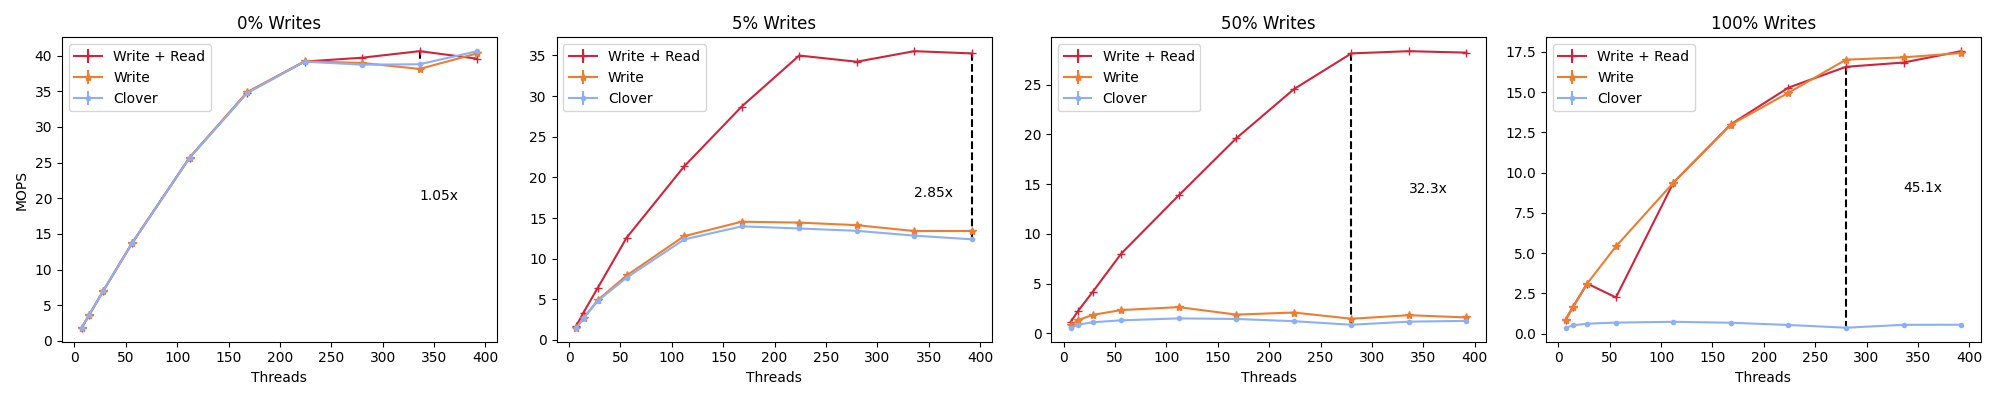

This figure's Python source:
import matplotlib
import matplotlib.pyplot as plt
from statistics import mean
import numpy as np
from common import *

fig, (ax1, ax2, ax3, ax4) = plt.subplots(1,4, figsize=(20,4))

def tput_err(ax,rws,ws, clover):
    scale_mil(rws)
    scale_mil(ws)
    scale_mil(clover)
    ax.errorbar(rws["threads"],rws["ops"],rws["err"],label=read_write_steering_label, marker=read_write_steering_marker, color=read_write_steering_color)
    ax.errorbar(ws["threads"],ws["ops"],ws["err"],label=write_steering_label,marker=write_steering_marker,color=write_steering_color)
    ax.errorbar(clover["threads"],clover["ops"],clover["err"],label=default_clover_label,marker=default_clover_marker, color=default_clover_color)

    plot_max_improvement(ax,rws,clover,"threads")

    #ax.set_yscale("log")
    ax.legend(loc='upper left', ncol=1)
    ax.set_xlabel('Threads')



####################### YCSB C
avg_ops=[1829774,3577880,7008356,13684405,25656091,34720826,39142324,38713784,38770952,40600024,]
threads=[7,14,28,56,112,168,224,280,336,392,]
std=[0,0,0,0,0,0,0,0,0,0,]
clover_with_buffering_C= {"ops": avg_ops,"threads": threads, "err": std}
avg_ops=[1836632,3572209,7003510,13673092,25654763,34857976,39180515,38957292,38117704,40295512,]
threads=[7,14,28,56,112,168,224,280,336,392,]
std=[0,0,0,0,0,0,0,0,0,0,]
write_steering_C=        {"ops": avg_ops,"threads": threads, "err": std}
avg_ops=[1832205,3567680,7009575,13703432,25692824,34795712,39152679,39690996,40607492,39555924,]
threads=[7,14,28,56,112,168,224,280,336,392,]
std=[0,0,0,0,0,0,0,0,0,0,]
read_write_steering_C=   {"ops": avg_ops,"threads": threads, "err": std}
tput_err(ax1,read_write_steering_C,write_steering_C,clover_with_buffering_C)

ax1.set_title('0% Writes')
ax1.set_ylabel('MOPS')

####################### YCSB B
avg_ops=[1487724,2655252,4818364,7666020,12365564,13979169,13716786,13427863,12837368,12382960,]
threads=[7,14,28,56,112,168,224,280,336,392,]
std=[0,0,0,0,0,0,0,0,0,0,]
clover_with_buffering_B= {"ops": avg_ops,"threads": threads, "err": std}
# 1500840,7,250,1.00,5,100,375210,0,0,0,0,0,182427796,0,1683868,0,1
# 2680607,14,250,1.00,5,100,670912,0,0,0,0,0,345258228,0,3152802,0,1
# 4929508,28,250,1.00,5,100,1232377,0,0,0,0,0,667922752,0,6033988,0,1
# 7935485,56,250,1.00,5,100,1987274,0,0,0,0,0,1264196434,0,11110037,0,1
# 12774234,112,251,1.00,5,100,3195360,0,0,0,0,0,2338405882,0,20100933,0,1
# 14548308,168,250,1.00,5,100,3641200,0,0,0,0,0,3106151424,0,26145490,0,1
# 14439633,224,250,1.00,5,100,3612079,0,0,0,0,0,3469483412,0,28782648,0,1
# 12124372,280,250,1.00,5,100,3031093,0,0,0,0,0,3539320848,0,28755976,0,1
# 13402903,336,250,1.00,5,100,3352952,0,0,0,0,0,3731373590,0,30465537,0,1
avg_ops=[1500840,2680607,4929508,7935485,12774234,14548308,14439633,14124372,13402903,13402903,]
threads=[7,14,28,56,112,168,224,280,336,392,]
std=[0,0,0,0,0,0,0,0,0,0,]
write_steering_B=        {"ops": avg_ops,"threads": threads, "err": std}

# 1748703,7,250,1.00,5,100,437176,0,0,0,0,0,188300832,0,1783362,0,1
# 3377649,14,250,1.00,5,100,844900,0,0,0,0,0,364164222,0,3450665,0,1
# 6438944,28,250,1.00,5,100,1610656,0,0,0,0,0,692295860,0,6555284,0,1
# 12586564,56,250,1.00,5,100,3146641,0,0,0,0,0,1353824848,0,12823264,0,1
# 21354096,112,250,1.00,5,100,5338524,0,0,0,0,0,2288911800,0,21648318,0,1
# 28715113,168,250,1.00,5,100,7186904,0,0,0,0,0,3085846228,0,29143364,0,1
# 34991652,224,250,1.00,5,100,8752841,0,0,0,0,0,3850601424,0,36200454,0,1

avg_ops=[1748703,3377649,6438944,12586564,21354096,28715113,34991652,34230195,35529061,35252996,]
threads=[7,14,28,56,112,168,224,280,336,392,]
std=[0,0,0,0,0,0,0,0,0,0,]
read_write_steering_B=   {"ops": avg_ops,"threads": threads, "err": std}

tput_err(ax2,read_write_steering_B,write_steering_B,clover_with_buffering_B)
ax2.set_title('5% Writes')
#ax1.set_ylim(top=350)


####################### YCSB A
avg_ops=[554788,877068,1120964,1312144,1509604,1450528,1226730,870612,1180566,1257288,]
threads=[7,14,28,56,112,168,224,280,336,392,]
std=[0,0,0,0,0,0,0,0,0,0,]
clover_with_buffering_A={"ops": avg_ops,"threads": threads, "err": std}
avg_ops=[815460,1331156,1858488,2343504,2639795,1886740,2098574,1471908,1830812,1602349,]
threads=[7,14,28,56,112,168,224,280,336,392,]
std=[0,0,0,0,0,0,0,0,0,0,]
write_steering_A={"ops": avg_ops,"threads": threads, "err": std}
avg_ops=[1194607,2264604,4147258,8024861,13868472,19604656,24528677,28124268,28348060,28201180,]
threads=[7,14,28,56,112,168,224,280,336,392,]
std=[0,0,0,0,0,0,0,0,0,0,]
read_write_steering_A={"ops": avg_ops,"threads": threads, "err": std}
tput_err(ax3,read_write_steering_A,write_steering_A,clover_with_buffering_A)



ax3.set_title('50% Writes')


####################### Write Only
avg_ops=[357708,516197,617516,686380,735140,677488,538924,367619,548668,553904,]
threads=[7,14,28,56,112,168,224,280,336,392,]
std=[0,0,0,0,0,0,0,0,0,0,]
clover_with_buffering_W={"ops": avg_ops,"threads": threads, "err": std}
avg_ops=[866916,1639656,3114720,5418308,9386624,12991886,14967071,17022698,17165892,17432716,]                                                                                                                     
threads=[7,14,28,56,112,168,224,280,336,392,]                                                                                                                                                                      
std=[0,0,0,0,0,0,0,0,0,0,] 
write_steering_W= {"ops": avg_ops,"threads": threads, "err": std}       
avg_ops=[864548,1637644,3114852,2247666,9386053,13012869,15285964,16579671,16845081,17550776,]
threads=[7,14,28,56,112,168,224,280,336,392,]
std=[0,0,0,0,0,0,0,0,0,0,]
read_write_steering_W= {"ops": avg_ops,"threads": threads, "err": std}  

tput_err(ax4,read_write_steering_W,write_steering_W,clover_with_buffering_W)
ax4.set_title('100% Writes')

plt.tight_layout()
save_fig(plt)
